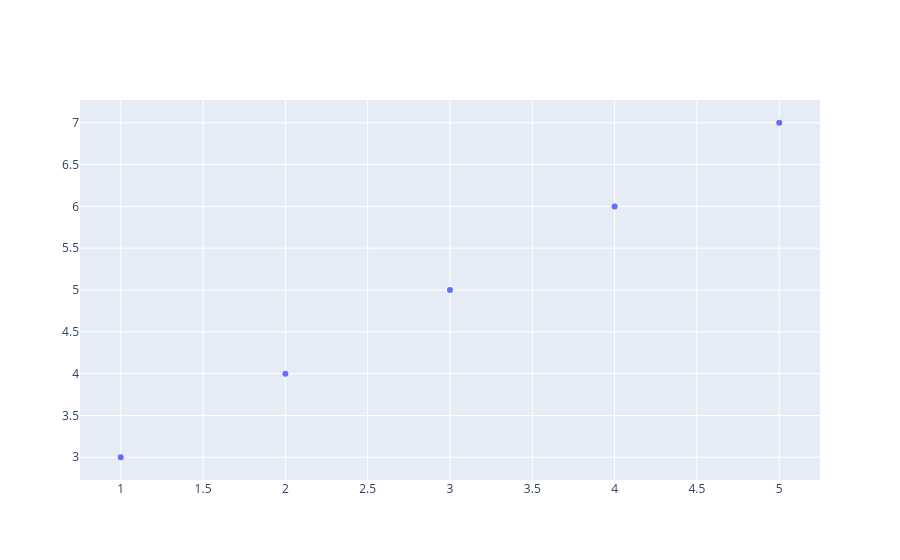

The cell this chart's notebook holds for it:
### Code cell
import plotly.graph_objects as go
fig = go.Figure()
fig.add_trace(go.Scatter(x=[1,2,3,4,5] , y=[3,4,5,6,7] , mode='markers' ))
fig.show()

### Figure 1 — Plotly figure (JSON) as saved in the notebook; plotly's stock layout.template omitted (floating-point values rounded to 4 significant figures)
{"data": [{"mode": "markers", "type": "scatter", "x": [1, 2, 3, 4, 5], "y": [3, 4, 5, 6, 7]}], "layout": {}}
